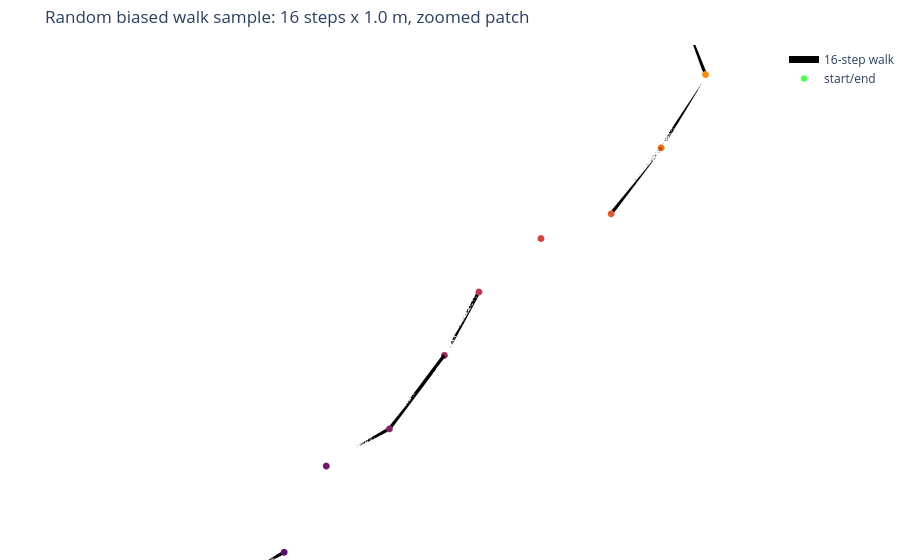

Notebook code cell kept with this figure:
### Code cell
# Visualize one 16-step biased random walk sample on the sphere.
with torch.no_grad():
    _, _, _, _, sample_path = make_trajectories(1, step_counts=16, return_path=True)
path_pts = sample_path[0].cpu().numpy()
center = path_pts.mean(axis=0)
center = center / np.linalg.norm(center)
north = np.array([0.0, 0.0, 1.0])
ref = north if abs(center[2]) < 0.9 else np.array([1.0, 0.0, 0.0])
east = np.cross(ref, center)
east = east / np.linalg.norm(east)
north_local = np.cross(center, east)
local_xy_m = EARTH_RADIUS_M * np.column_stack([path_pts @ east, path_pts @ north_local])
span_m = max(np.ptp(local_xy_m[:, 0]), np.ptp(local_xy_m[:, 1]), 8.0 * STEP_METERS)
patch_radius_m = 3.0 * span_m
patch_radius_rad = patch_radius_m / EARTH_RADIUS_M
patch_mask = np.arccos(np.clip(sphere_pts @ center, -1.0, 1.0)) <= patch_radius_rad
patch_idx = np.flatnonzero(patch_mask)
patch_lookup = -np.ones(len(sphere_pts), dtype=int)
patch_lookup[patch_idx] = np.arange(len(patch_idx))
patch_face_mask = (
    patch_mask[np.asarray(faces_i)]
    & patch_mask[np.asarray(faces_j)]
    & patch_mask[np.asarray(faces_k)]
)
patch_i = patch_lookup[np.asarray(faces_i)[patch_face_mask]]
patch_j = patch_lookup[np.asarray(faces_j)[patch_face_mask]]
patch_k = patch_lookup[np.asarray(faces_k)[patch_face_mask]]
patch_pts = sphere_pts[patch_idx]
patch_colors = [vertexcolor[idx] for idx in patch_idx]
camera_eye = 1.000004 * center

fig = go.Figure()
fig.add_trace(
    go.Mesh3d(
        x=patch_pts[:, 0],
        y=patch_pts[:, 1],
        z=patch_pts[:, 2],
        i=patch_i,
        j=patch_j,
        k=patch_k,
        vertexcolor=patch_colors,
        opacity=0.40,
        flatshading=False,
        lighting=dict(ambient=0.82, diffuse=0.25, specular=0.03),
        name="B component mixture",
        showscale=False,
    )
)
fig.add_trace(
    go.Scatter3d(
        x=path_pts[:, 0],
        y=path_pts[:, 1],
        z=path_pts[:, 2],
        mode="lines+markers",
        line=dict(color="black", width=7),
        marker=dict(size=4, color=np.arange(path_pts.shape[0]), colorscale="Inferno"),
        name="16-step walk",
    )
)
fig.add_trace(
    go.Scatter3d(
        x=[path_pts[0, 0], path_pts[-1, 0]],
        y=[path_pts[0, 1], path_pts[-1, 1]],
        z=[path_pts[0, 2], path_pts[-1, 2]],
        mode="markers",
        marker=dict(size=[7, 8], color=["lime", "red"]),
        name="start/end",
    )
)
fig.update_layout(
    title=f"Random biased walk sample: 16 steps x {STEP_METERS:.1f} m, zoomed patch",
    scene=dict(
        aspectmode="data",
        camera=dict(eye=dict(x=camera_eye[0], y=camera_eye[1], z=camera_eye[2])),
        xaxis=dict(visible=False),
        yaxis=dict(visible=False),
        zaxis=dict(visible=False),
    ),
    margin=dict(l=0, r=0, t=45, b=0),
)
fig.show()

### Figure 1 — Plotly figure (JSON) as saved in the notebook; plotly's stock layout.template omitted (floating-point values rounded to 4 significant figures)
{"data": [{"flatshading": false, "i": [], "j": [], "k": [], "lighting": {"ambient": 0.82, "diffuse": 0.25, "specular": 0.03}, "name": "B component mixture", "opacity": 0.4, "showscale": false, "type": "mesh3d", "vertexcolor": [], "x": [], "y": [], "z": []}, {"line": {"color": "black", "width": 7}, "marker": {"color": [0, 1, 2, 3, 4, 5, 6, 7, 8, 9, 10, 11, 12, 13, 14, 15, 16], "colorscale": [[0, "#000004"], [0.1111, "#1b0c41"], [0.2222, "#4a0c6b"], [0.3333, "#781c6d"], [0.4444, "#a52c60"], [0.5556, "#cf4446"], [0.6667, "#ed6925"], [0.7778, "#fb9b06"], [0.8889, "#f7d13d"], [1, "#fcffa4"]], "size": 4}, "mode": "lines+markers", "name": "16-step walk", "type": "scatter3d", "x": [-0.1333, -0.1333, -0.1333, -0.1333, -0.1333, -0.1333, -0.1333, -0.1333, -0.1333, -0.1333, -0.1333, -0.1333, -0.1333, -0.1333, -0.1333, -0.1333, -0.1333], "y": [0.352, 0.352, 0.352, 0.352, 0.352, 0.352, 0.352, 0.352, 0.352, 0.352, 0.352, 0.352, 0.352, 0.352, 0.352, 0.352, 0.352], "z": [-0.9265, -0.9265, -0.9265, -0.9265, -0.9265, -0.9265, -0.9265, -0.9265, -0.9265, -0.9265, -0.9265, -0.9265, -0.9265, -0.9265, -0.9265, -0.9265, -0.9265]}, {"marker": {"color": ["lime", "red"], "size": [7, 8]}, "mode": "markers", "name": "start/end", "type": "scatter3d", "x": [-0.1333, -0.1333], "y": [0.352, 0.352], "z": [-0.9265, -0.9265]}], "layout": {"margin": {"b": 0, "l": 0, "r": 0, "t": 45}, "scene": {"aspectmode": "data", "camera": {"eye": {"x": -0.1333, "y": 0.352, "z": -0.9265}}, "xaxis": {"visible": false}, "yaxis": {"visible": false}, "zaxis": {"visible": false}}, "title": {"text": "Random biased walk sample: 16 steps x 1.0 m, zoomed patch"}}}
